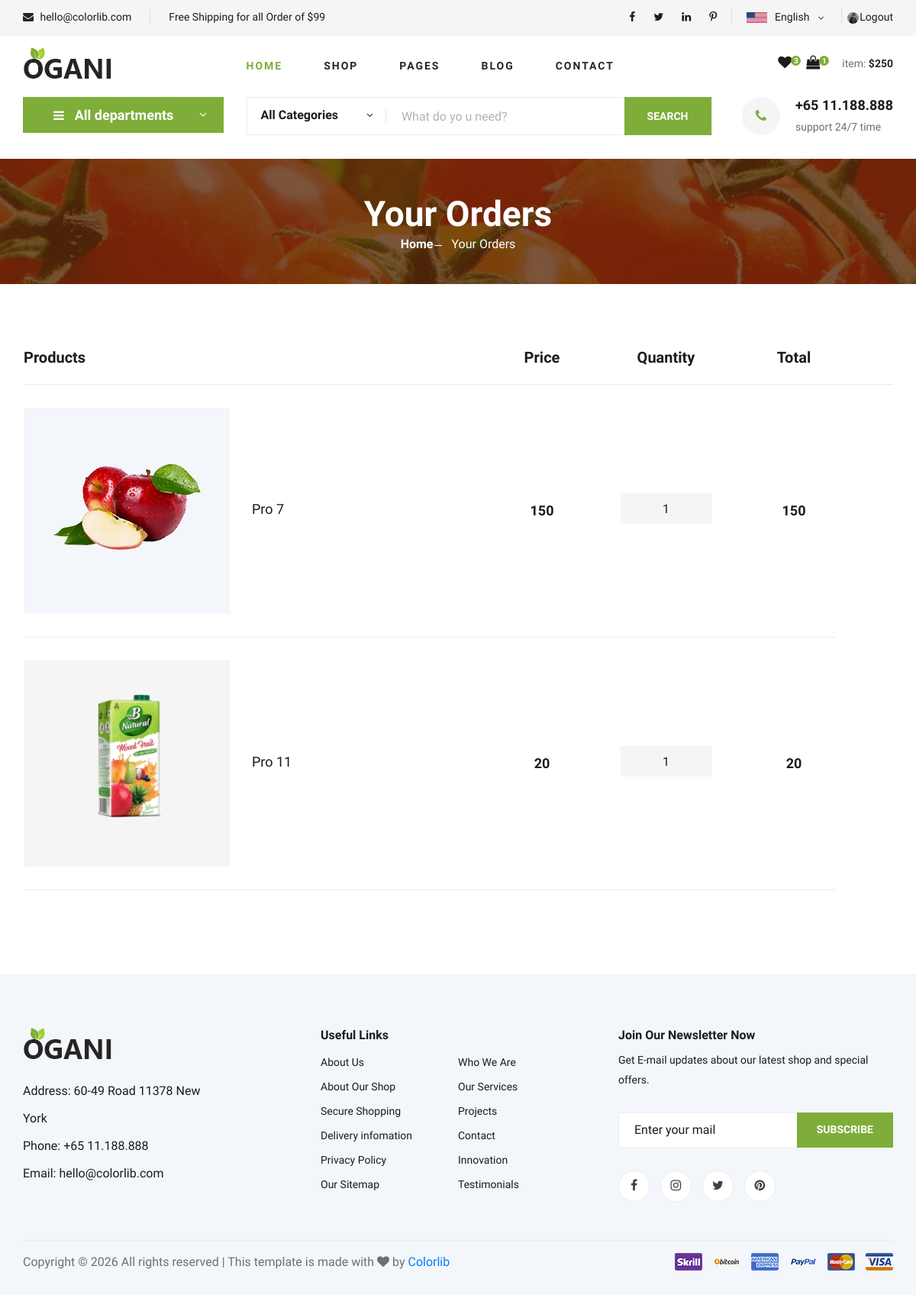
Page /single_orders/6 (signed in) on the committed database.
### myapp/models.py (models this page shows, shortened)
class user(models.Model):
    username=models.CharField(max_length=30)
    email=models.EmailField(max_length=30)
    password=models.CharField(max_length=30)
    phone_number=models.IntegerField(blank=True,null=True)
    image=models.ImageField(upload_to="image",blank=True,null=True)
    otp=models.IntegerField(blank=True,null=True)

class cart(models.Model):
    user=models.ForeignKey(user,on_delete=models.CASCADE)
    product=models.ForeignKey(product,on_delete=models.CASCADE)
    qty=models.IntegerField(default=1)
    total_price=models.IntegerField(default=1)
    added_at=models.DateTimeField(auto_now_add=True)
    order_status=models.BooleanField(default=False)

class product(models.Model):
    name=models.CharField(max_length=100)
    price = models.IntegerField()
    image=models.ImageField(upload_to="image")
    category=models.ForeignKey(category,on_delete=models.CASCADE,blank=True,null=True)

### myapp/views.py (the view)
# urls.py: path('single_orders/<int:id>', views.single_orders, name='single_orders'),
def single_orders (request,id):
    oid=order.objects.get(id=id)
    uid=user.objects.get(username=request.session['username'])
    wid_count=wishlist.objects.filter(user=uid).count()
    cid_count=cart.objects.filter(user=uid,order_status=False).count()
    shop_items = cart.objects.filter(user=uid,order_status=False).select_related('product')
    l1 = [i.total_price for i in shop_items]
    sub_total = sum(l1)
    shipping = 0 if sub_total == 0 or sub_total > 99 else 20
    total = sub_total + shipping
    con={
        "oid":oid,
        "uid":uid,
        "wid_count":wid_count,
        "cid_count":cid_count,
        "shop_items":shop_items,
        "sub_total":sub_total,
        "shipping":shipping,
        "total":total,
    }
    return render (request, "single_order.html",con)

### myapp/templates/single_order.html (shortened to what this page needs)
{% load static %}
<!DOCTYPE html>
<html lang="zxx">
<head>
    <link rel="stylesheet" href="{% static 'css/bootstrap.min.css' %}" type="text/css">
    <link rel="stylesheet" href="{% static 'css/font-awesome.min.css' %}" type="text/css">
    <link rel="stylesheet" href="{% static 'css/elegant-icons.css' %}" type="text/css">
    <link rel="stylesheet" href="{% static 'css/nice-select.css' %}" type="text/css">
    <link rel="stylesheet" href="{% static 'css/jquery-ui.min.css' %}" type="text/css">
    <link rel="stylesheet" href="{% static 'css/owl.carousel.min.css' %}" type="text/css">
    <link rel="stylesheet" href="{% static 'css/slicknav.min.css' %}" type="text/css">
    <link rel="stylesheet" href="{% static 'css/style.css' %}" type="text/css">
</head>
<body>
    <header class="header">
        <div class="header__top">
            <div class="container">
                <div class="row">
                    <div class="col-lg-6">
                        <div class="header__top__left">
                            <ul>
                                <li><i class="fa fa-envelope"></i> hello@colorlib.com</li>
                                <li>Free Shipping for all Order of $99</li>
                            </ul>
                        </div>
                    </div>
                    <div class="col-lg-6">
                        <div class="header__top__right">
                            <div class="header__top__right__social">
                                <a href="#"><i class="fa fa-facebook"></i></a>
                                <a href="#"><i class="fa fa-twitter"></i></a>
                                <a href="#"><i class="fa fa-linkedin"></i></a>
                                <a href="#"><i class="fa fa-pinterest-p"></i></a>
                            </div>
                            <div class="header__top__right__language">
                                <img src="{% static 'img/language.png' %}" alt="">
                                <div>English</div>
                                <span class="arrow_carrot-down"></span>
                            </div>
                            <div class="header__top__right__auth">
                                <a href="{% url 'profile' %}" title="View Profile">
                                    <img src="{{ uid.image.url }}" alt="User" class="profile-icon">
                                </a>
                                <a href="{% url 'logout' %}">Logout</a>
                            </div>
                        </div>
                    </div>
                </div>
            </div>
        </div>
        <div class="container">
            <div class="row">
                <div class="col-lg-3">
                    <div class="header__logo">
                        <a href="{% url 'index' %}"><img src="{% static 'img/logo.png' %}" alt=""></a>
                    </div>
                </div>
                <div class="col-lg-6">
                    <nav class="header__menu">
                        <ul>
                            <li class="active"><a href="{% url 'index' %}">Home</a></li>
                            <li><a href="{% url 'shop_grid' %}">Shop</a></li>
                            <li><a href="#">Pages</a>
                            </li>
                            <li><a href="{% url 'blog' %}">Blog</a></li>
                            <li><a href="{% url 'contact' %}">Contact</a></li>
                        </ul>
                    </nav>
                </div>
                <div class="col-lg-3">
                    <div class="header__cart">
                        <ul>
                            <li><a href="{% url 'wishlists' %}"><i class="fa fa-heart"></i> <span>{{wid_count}}</span></a></li>
                            <li><a href="{% url 'shoping_cart' %}"><i class="fa fa-shopping-bag"></i> <span>{{cid_count}}</span></a></li>
                        </ul>
                        <div class="header__cart__price">item: <span>${{total}}</span></div>
                    </div>
                </div>
            </div>
        </div>
    </header>
    <section class="hero hero-normal">
        <div class="container">
            <div class="row">
                <div class="col-lg-3">
                    <div class="hero__categories">
                        <div class="hero__categories__all">
                            <i class="fa fa-bars"></i>
                            <span>All departments</span>
                        </div>
                    </div>
                </div>
                <div class="col-lg-9">
                    <div class="hero__search">
                        <div class="hero__search__form">
                            <form action="#">
                                <div class="hero__search__categories">
                                    All Categories
                                    <span class="arrow_carrot-down"></span>
                                </div>
                                <input type="text" placeholder="What do yo u need?">
                                <button type="submit" class="site-btn">SEARCH</button>
                            </form>
                        </div>
                        <div class="hero__search__phone">
                            <div class="hero__search__phone__icon">
                                <i class="fa fa-phone"></i>
                            </div>
                            <div class="hero__search__phone__text">
                                <h5>+65 11.188.888</h5>
                                <span>support 24/7 time</span>
                            </div>
                        </div>
                    </div>
                </div>
            </div>
        </div>
    </section>
    <section class="breadcrumb-section set-bg" data-setbg="{% static 'img/breadcrumb.jpg' %}">
        <div class="container">
            <div class="row">
                <div class="col-lg-12 text-center">
                    <div class="breadcrumb__text">
                        <h2>Your Orders</h2>
                        <div class="breadcrumb__option">
                            <a href="{% url 'index' %}">Home</a>
                            <span>Your Orders</span>
                        </div>
                    </div>
                </div>
            </div>
        </div>
    </section>
    <section class="shoping-cart spad">
        <div class="container">
            <div class="row">
                <div class="col-lg-12">
                    <div class="shoping__cart__table">
                        <table>
                            <thead>
                                <tr>
                                    <th class="shoping__product">Products</th>
                                    <th>Price</th>
                                    <th>Quantity</th>
                                    <th>Total</th>
                                    <th></th>
                                </tr>
                            </thead>
                            <tbody>
                                {% for item in oid.product.all %}
                                <tr>
                                    <td class="shoping__cart__item">
                                        <img src="{{item.product.image.url}}" alt="">
                                        <h5>{{ item.product.name }}</h5>
                                    </td>
                                    <td class="shoping__cart__price">
                                        {{ item.product.price }}
                                    </td>
                                    <td class="shoping__cart__quantity">
                                        <div class="quantity">
                                            <div class="pro-qty">
                                                <input type="text" value="{{ item.qty }}" class="qty-input" readonly>
                                            </div>
                                        </div>
                                    </td>
                                    <td class="shoping__cart__total">
                                        {{item.total_price}}
                                    </td>
                                </tr>
                                {% endfor %}
                            </tbody>
                        </table>
                    </div>
                </div>
            </div>
        </div>
    </section>
    <footer class="footer spad">
        <div class="container">
            <div class="row">
                <div class="col-lg-3 col-md-6 col-sm-6">
                    <div class="footer__about">
                        <div class="footer__about__logo">
                            <a href="./index.html"><img src="{% static 'img/logo.png' %}" alt=""></a>
                        </div>
                        <ul>
                            <li>Address: 60-49 Road 11378 New York</li>
                            <li>Phone: +65 11.188.888</li>
                            <li>Email: hello@colorlib.com</li>
                        </ul>
                    </div>
                </div>
                <div class="col-lg-4 col-md-6 col-sm-6 offset-lg-1">
                    <div class="footer__widget">
                        <h6>Useful Links</h6>
                        <ul>
                            <li><a href="#">About Us</a></li>
                            <li><a href="#">About Our Shop</a></li>
                            <li><a href="#">Secure Shopping</a></li>
                            <li><a href="#">Delivery infomation</a></li>
                            <li><a href="#">Privacy Policy</a></li>
                            <li><a href="#">Our Sitemap</a></li>
                        </ul>
                        <ul>
                            <li><a href="#">Who We Are</a></li>
                            <li><a href="#">Our Services</a></li>
                            <li><a href="#">Projects</a></li>
                            <li><a href="#">Contact</a></li>
                            <li><a href="#">Innovation</a></li>
                            <li><a href="#">Testimonials</a></li>
                        </ul>
                    </div>
                </div>
                <div class="col-lg-4 col-md-12">
                    <div class="footer__widget">
                        <h6>Join Our Newsletter Now</h6>
                        <p>Get E-mail updates about our latest shop and special offers.</p>
                        <form action="#">
                            <input type="text" placeholder="Enter your mail">
                            <button type="submit" class="site-btn">Subscribe</button>
                        </form>
                        <div class="footer__widget__social">
                            <a href="#"><i class="fa fa-facebook"></i></a>
                            <a href="#"><i class="fa fa-instagram"></i></a>
                            <a href="#"><i class="fa fa-twitter"></i></a>
                            <a href="#"><i class="fa fa-pinterest"></i></a>
                        </div>
                    </div>
                </div>
            </div>
            <div class="row">
                <div class="col-lg-12">
                    <div class="footer__copyright">
                        <div class="footer__copyright__text">
                            <p>
                                Copyright &copy;
                                <script>document.write(new Date().getFullYear());</script> All rights reserved | This
                                template is made with <i class="fa fa-heart" aria-hidden="true"></i> by <a
                                    href="https://colorlib.com" target="_blank">Colorlib</a>
                            </p>
                        </div>
                        <div class="footer__copyright__payment"><img src="{% static 'img/payment-item.png' %}" alt="">
                        </div>
                    </div>
                </div>
            </div>
        </div>
    </footer>
</body>
</html>

### myapp/templates/single_order.html (style rules this page uses)
.profile-icon { width: 15px; height: 15px; border-radius: 50%; right: 10.2%; top: 35%; position: absolute; }

### rows in the picture
user: image (picture)
cart: product.image (picture), product.name "Pro 7", product.price "150", qty "1", total_price "150"
cart: product.image (picture), product.name "Pro 11", product.price "20", qty "1", total_price "20"

### other values in the picture
{{ wid_count }} "3"
{{ cid_count }} "1"
{{ total }} "250"
